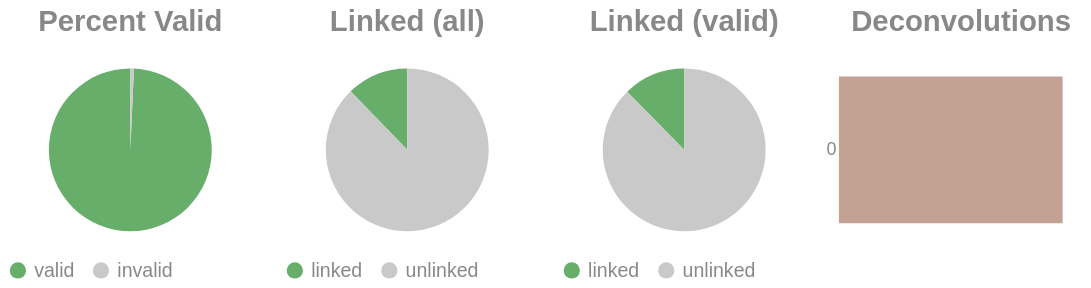

The cell this chart's notebook holds for it:
### Code cell
if SKIPLR:
    pass
else:
    clash = Counter()
    for i in valids['molecule'].to_list():
        _mol = i.split("-")
        if len(_mol) == 1:
            clash.update('0')
        else:
            clash.update(_mol[-1])

    _d = {"deconvolutions": [], 'count': []}
    for k,v in clash.items():
        _d['deconvolutions'].append(k)
        _d['count'].append(v)

    tot_valid = valids['reads'].sum()
    mask = valids['reads'] >= 2
    n_linked_reads = valids.filter(mask)['reads'].sum()
    if n_linked_reads == 0:
        print_html("No linked molecules (>=2 reads) were detected; skipping linked-only distributions.")
        SKIPLR = True
    else:
        perc_valid = round(tot_valid / n_reads, 4)
        linked_perc_abs = round(n_linked_reads / n_reads, 4)
        linked_perc = round(n_linked_reads / tot_valid, 4)

    _valid = pl.DataFrame({"valids": ['valid', 'invalid'], "count": [tot_valid, n_reads - tot_valid]})
    _linked_abs = pl.DataFrame({"linked (absolute)": ['linked', 'unlinked'], "count": [n_linked_reads, n_reads - n_linked_reads]})
    _linked_rel = pl.DataFrame({"linked (valids)": ['linked', 'unlinked'], "count": [n_linked_reads, tot_valid - n_linked_reads]})

    (
        alt.hconcat(
            piechart(_valid, goodval = 'valid', title = "Percent Valid"),
            piechart(_linked_abs, goodval = "linked", title =  "Linked (all)"),
            piechart(_linked_rel, goodval = "linked", title =  "Linked (valid)"),
            convolutionbar(pl.DataFrame(_d), title = "Deconvolutions"),
            center = True,
            bounds = 'flush'
        )
        .resolve_scale(color='independent')
        .resolve_legend('independent')
        .properties(usermeta={'embedOptions': {"actions": False}})
    ).display()

### Figure 1 — Vega-Lite specification as saved in the notebook (floating-point values rounded to 4 significant figures)
{"width": "container", "height": 400, "config": {"title": {"anchor": "start", "dy": -15, "fontSize": 18, "color": "#888888", "subtitleColor": "#888888", "subtitleFontSize": 14}, "arc": {"fill": "#0072B2"}, "axis": {"domainColor": "#888888", "domainWidth": 0.5, "gridWidth": 0.2, "grid": false, "titleFontWeight": 400, "titleFontSize": 15, "labelFontSize": 11, "labelColor": "#888888", "tickColor": "#888888", "tickWidth": 0.2, "titleColor": "#888888"}, "axisBand": {"grid": false}, "axisX": {"grid": true, "tickSize": 10, "domainCap": "round"}, "axisY": {"domain": false, "grid": true, "tickSize": 0, "domainCap": "round"}, "background": "transparent", "header": {"labelFontSize": 15, "labelColor": "#888888", "titleFontSize": 15, "titleFontWeight": 600, "titleColor": "#888888"}, "legend": {"labelFont": "sans-serif", "labelFontSize": 12, "labelColor": "#888888", "symbolSize": 100, "symbolType": "circle", "titleFontSize": 12, "titlePadding": 10, "titleColor": "#888888", "title": null}, "range": {"category": ["#E69F00", "#56B4E9", "#009E73", "#F0E442", "#0072B2", "#D55E00", "#CC79A7", "#000000"], "diverging": ["#cfe8f3", "#a2d4ec", "#73bfe2", "#46abdb", "#1696d2", "#12719e"]}, "area": {"fill": "#0072B2", "fillOpacity": 0.7, "line": true, "strokeOpacity": 0.7}, "line": {"color": "#0072B2", "stroke": "#0072B2", "strokeWidth": 2}, "trail": {"color": "#0072B2", "stroke": "#0072B2", "strokeWidth": 0, "size": 1}, "point": {"filled": true, "fillOpacity": 1.0, "size": 95}, "text": {"color": "#888888", "fontSize": 11, "align": "right", "fontWeight": 400, "size": 11}, "bar": {"fill": "#0072B2", "stroke": null}, "view": {"stroke": null, "continuousWidth": 660, "continuousHeight": 400}}, "hconcat": [{"data": {"name": "data-3f86d5a9258958d833c16e7df49cc6e8"}, "mark": {"type": "arc"}, "encoding": {"color": {"field": "valids", "legend": {"orient": "bottom", "title": null}, "scale": {"domain": ["valid", "invalid"], "range": ["#68ae6b", "#C9C9C9"]}, "title": "Valids", "type": "nominal"}, "theta": {"field": "count", "type": "quantitative"}, "tooltip": [{"field": "valids", "title": "Valids", "type": "ordinal"}, {"field": "percent", "format": ".2%", "title": "Percent", "type": "quantitative"}, {"field": "count", "title": "Count", "type": "quantitative"}]}, "height": 100, "title": {"text": "Percent Valid", "align": "center", "anchor": "middle"}, "transform": [{"calculate": "datum.count / 2175162", "as": "percent"}], "width": 150}, {"data": {"name": "data-f4e6f52d6b44f0e34f914b2ef28762e7"}, "mark": {"type": "arc"}, "encoding": {"color": {"field": "linked (absolute)", "legend": {"orient": "bottom", "title": null}, "scale": {"domain": ["linked", "unlinked"], "range": ["#68ae6b", "#C9C9C9"]}, "title": "Linked (Absolute)", "type": "nominal"}, "theta": {"field": "count", "type": "quantitative"}, "tooltip": [{"field": "linked (absolute)", "title": "Linked (Absolute)", "type": "ordinal"}, {"field": "percent", "format": ".2%", "title": "Percent", "type": "quantitative"}, {"field": "count", "title": "Count", "type": "quantitative"}]}, "height": 100, "title": {"text": "Linked (all)", "align": "center", "anchor": "middle"}, "transform": [{"calculate": "datum.count / 2175162", "as": "percent"}], "width": 150}, {"data": {"name": "data-1d17f3fe8d61102b85d90a8f7ebbf3a2"}, "mark": {"type": "arc"}, "encoding": {"color": {"field": "linked (valids)", "legend": {"orient": "bottom", "title": null}, "scale": {"domain": ["linked", "unlinked"], "range": ["#68ae6b", "#C9C9C9"]}, "title": "Linked (Valids)", "type": "nominal"}, "theta": {"field": "count", "type": "quantitative"}, "tooltip": [{"field": "linked (valids)", "title": "Linked (Valids)", "type": "ordinal"}, {"field": "percent", "format": ".2%", "title": "Percent", "type": "quantitative"}, {"field": "count", "title": "Count", "type": "quantitative"}]}, "height": 100, "title": {"text": "Linked (valid)", "align": "center", "anchor": "middle"}, "transform": [{"calculate": "datum.count / 2159769", "as": "percent"}], "width": 150}, {"data": {"name": "data-6cb95d7470e2cb3c6c6684ac866c14cb"}, "mark": {"type": "bar"}, "encoding": {"color": {"field": "deconvolutions", "legend": null, "scale": {"scheme": "lightgreyred"}, "type": "nominal"}, "tooltip": [{"field": "deconvolutions", "title": "Deconvolutions", "type": "ordinal"}, {"field": "percent", "format": ".2%", "title": "Percent", "type": "quantitative"}, {"field": "count", "title": "Count", "type": "quantitative"}], "x": {"axis": null, "field": "count", "type": "quantitative"}, "y": {"field": "deconvolutions", "sort": "ascending", "title": null, "type": "nominal"}}, "height": 100, "title": {"text": "Deconvolutions", "align": "center", "anchor": "middle"}, "transform": [{"calculate": "datum.count / 2013705", "as": "percent"}], "width": 150}], "bounds": "flush", "center": true, "resolve": {"legend": {"angle": "independent"}, "scale": {"color": "independent"}}, "usermeta": {"embedOptions": {"actions": false}}, "$schema": "https://vega.github.io/schema/vega-lite/v6.1.0.json", "datasets": {"data-3f86d5a9258958d833c16e7df49cc6e8": [{"valids": "valid", "count": 2159769}, {"valids": "invalid", "count": 15393}], "data-f4e6f52d6b44f0e34f914b2ef28762e7": [{"linked (absolute)": "linked", "count": 266370}, {"linked (absolute)": "unlinked", "count": 1908792}], "data-1d17f3fe8d61102b85d90a8f7ebbf3a2": [{"linked (valids)": "linked", "count": 266370}, {"linked (valids)": "unlinked", "count": 1893399}], "data-6cb95d7470e2cb3c6c6684ac866c14cb": [{"deconvolutions": "0", "count": 2013705}]}}
